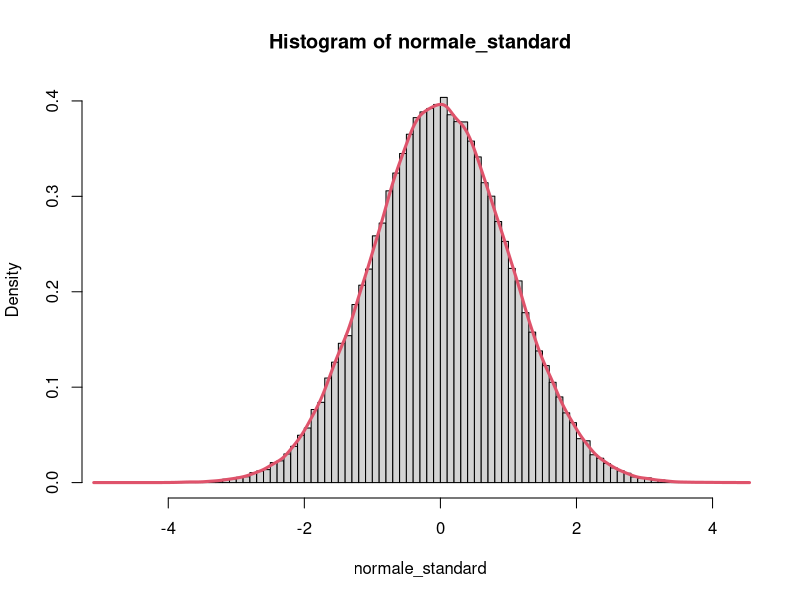
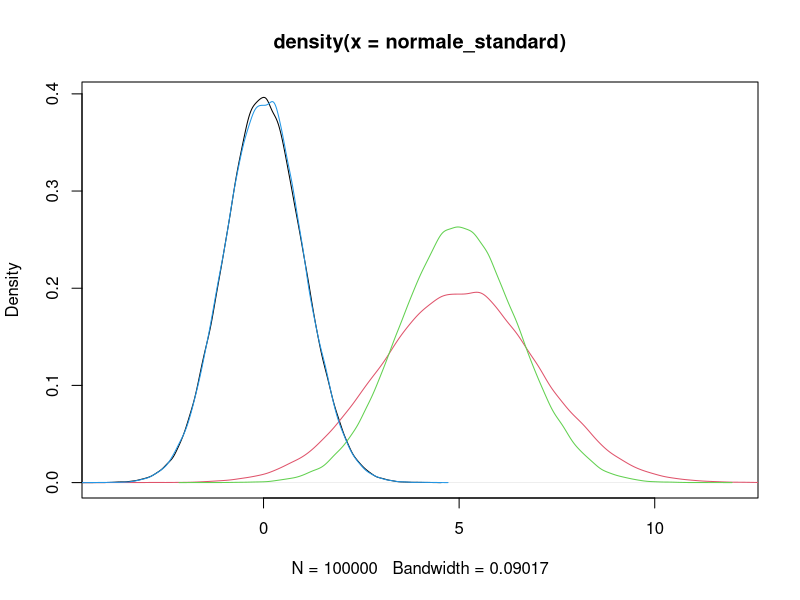
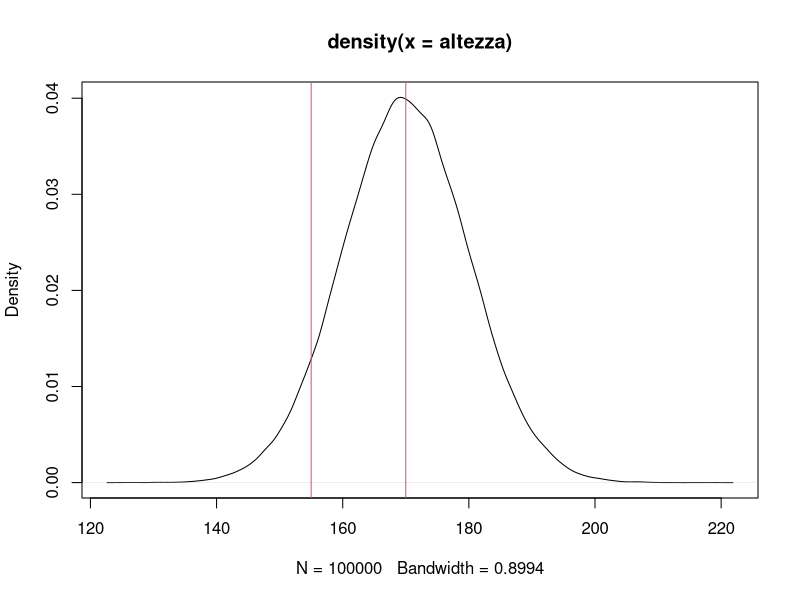
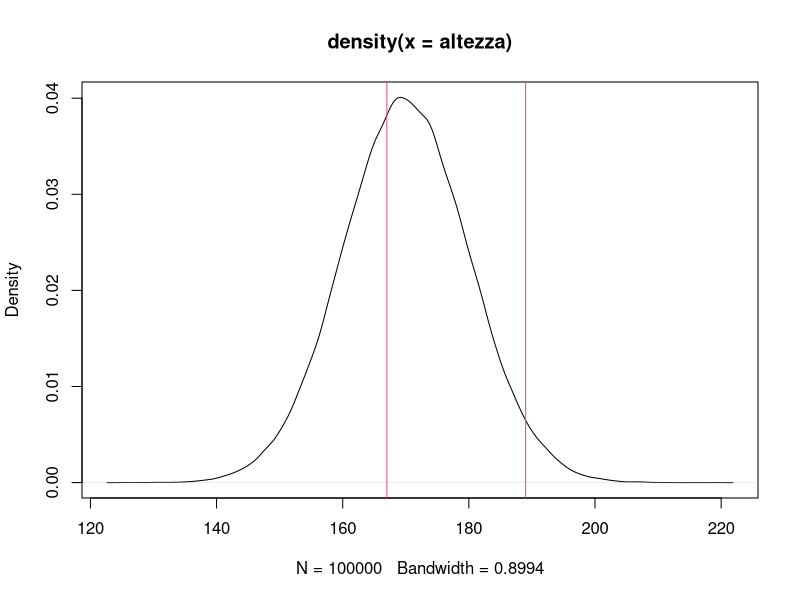
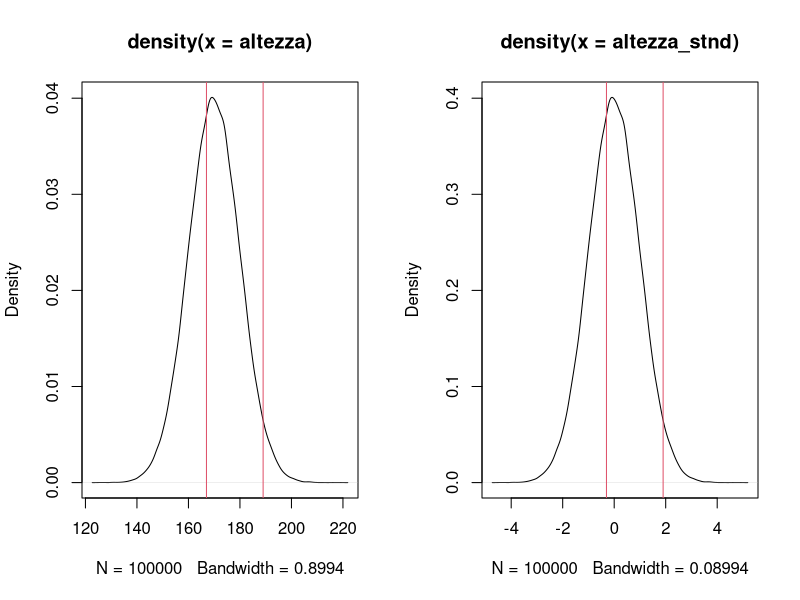
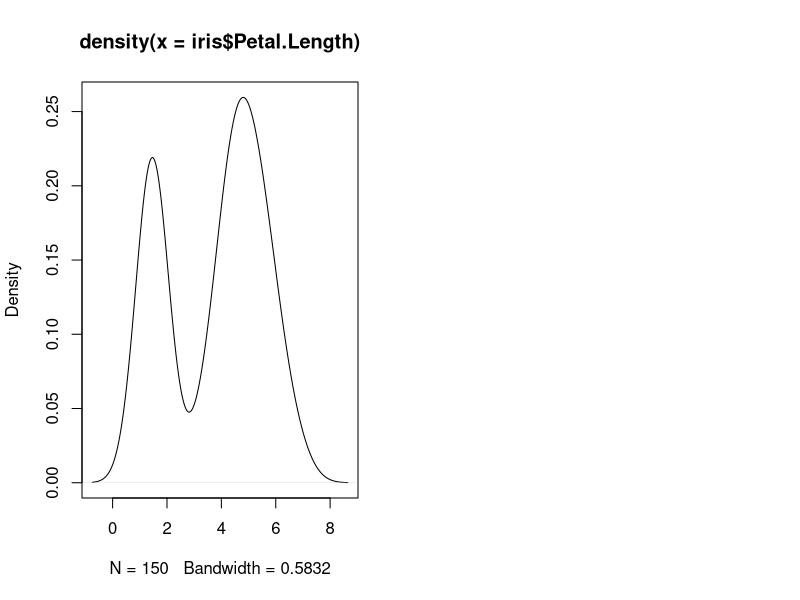

The R script that drew these images, in order:

normale_standard <- rnorm(100000,0,1)
hist(normale_standard,freq = F,breaks=100)
lines(density(normale_standard),col=2,lwd=3)

plot(density(normale_standard),xlim=c(-4,12))

normale_5_2 <- rnorm(100000, 5, 2)
lines(density(normale_5_2),col=2)

normale_5_1.5 <- rnorm(100000, 5, 1.5)
lines(density(normale_5_1.5),col=3)

Z <- (normale_5_2 - mean(normale_5_2)) / sd(normale_5_2)
lines(density(Z),col=4)


#calcolo area
mu=170
sigma=10

altezza <- rnorm(100000,mu,sigma)
plot(density(altezza))
abline(v=mu,col=2)
pnorm(170,mu,sigma)


abline(v=155,col=2)
pnorm(155,mu,sigma)

1-pnorm(155,mu,sigma)
1-pnorm(198,mu,sigma)


plot(density(altezza))
abline(v=167,col=2)
abline(v=189,col=2)
pnorm(189,mu,sigma) - pnorm(167,mu,sigma)


altezza_stnd<-(altezza-mu)/sigma

Z189 <- (189-mu)/sigma
Z167 <- (167-mu)/sigma

par(mfrow=c(1,2))
plot(density(altezza))
abline(v=167,col=2)
abline(v=189,col=2)

plot(density(altezza_stnd))
abline(v=Z167,col=2)
abline(v=Z189,col=2)
pnorm(189,mu,sigma) - pnorm(167,mu,sigma)
pnorm(Z189,0,1) - pnorm(Z167,0,1)



#
data("iris")
plot(density(iris$Petal.Length))

